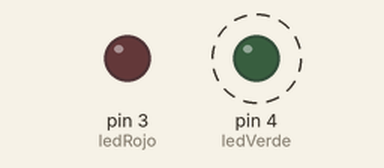
Simulated run of this sketch. Board: Arduino Uno, built with avr-gcc and run on an emulated ATmega328P. Parts: output pins drawn as LEDs (lit = HIGH). Dashed ring = blinking.

Above: at 0.05 s.
At 3.15 s:
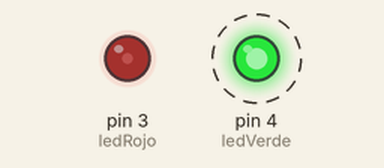
At 6.35 s:
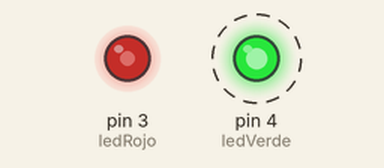
At 12.75 s:
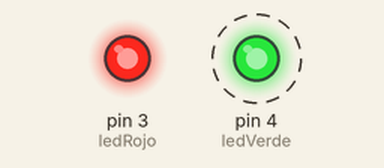
Timing chart, 0 to 16.6 s (numbered marks = the images above):
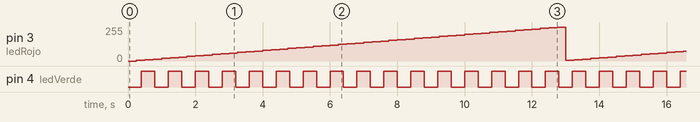

The sketch:

ej3.2.ino
```cpp
const int ledVerde = 4;
const int ledRojo = 3;

const int periodoVerde = 800; // ms
const int periodoRojo = 5000; // ms

byte estadoVerde = LOW;

int nivel = 0;
const int incPWD = 5;
unsigned long last_ms_digital = 0;
unsigned long last_ms_PWD = 0;

void setup()
{
  pinMode(ledVerde, OUTPUT);
}

void loop()
{
  unsigned long curr_ms = millis();

  if (curr_ms - last_ms_digital >= (periodoVerde / 2))
  {
    last_ms_digital = curr_ms;
    estadoVerde = (estadoVerde == LOW ? HIGH : LOW);
    digitalWrite(ledVerde, estadoVerde);
  }

  // La división entre 20 altera la velocidad a la que el led alcanza el ciclo de trabajo
  // Es decir, que alcance su valor máximo de trabajo con mayor velocidad
  if (curr_ms - last_ms_PWD >= (periodoRojo / 20))
  {
    last_ms_PWD = curr_ms;
    nivel = (nivel + incPWD) % 256;
    analogWrite(ledRojo, nivel);
  }
}
```

Measured:
- by itself, pin 3 (ledRojo): ramps from 2/255 to 255/255 and jumps back, once every 12.8 s
- by itself, pin 4 (ledVerde): alternates HIGH for 0.40 s and LOW for 0.40 s
